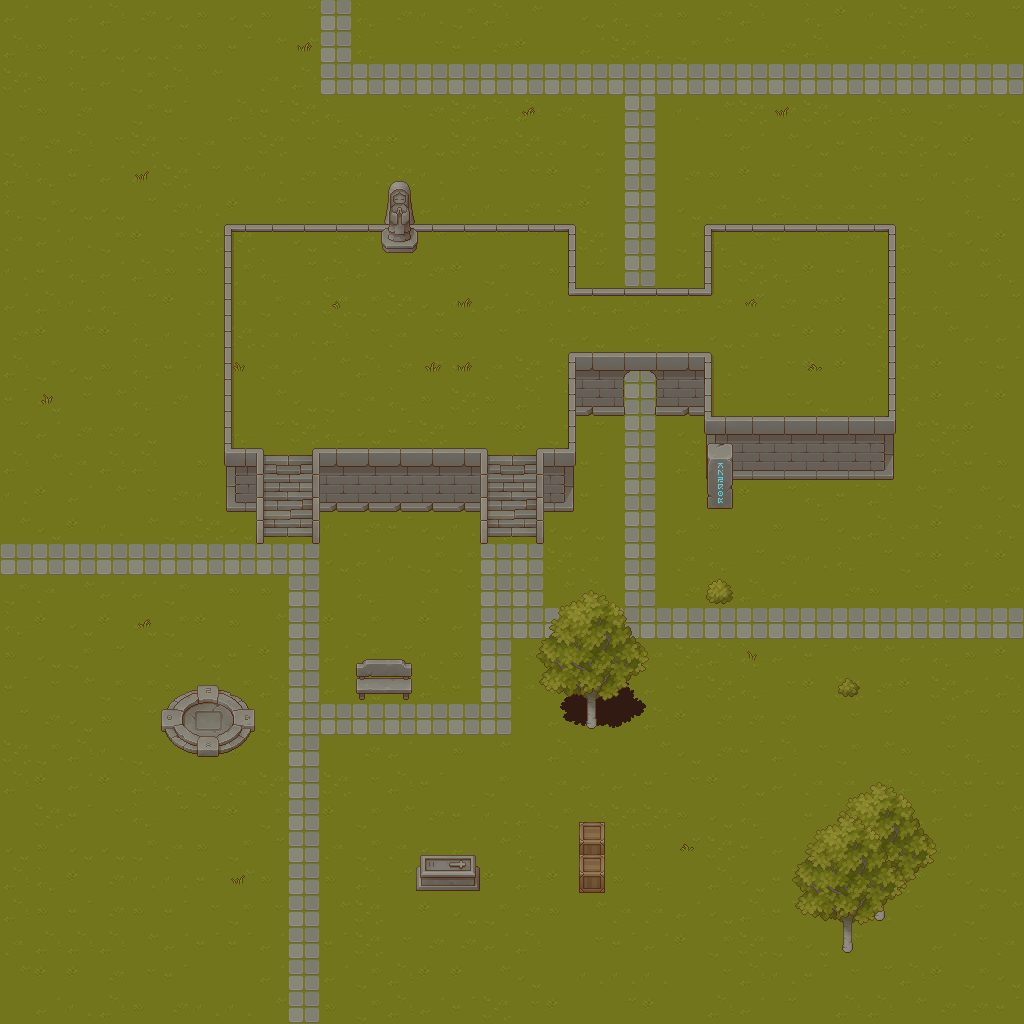

This game map was drawn from its Tiled (.tmx) file and the tilesets committed beside it. A one-line description and the trimmed map source follow:
An orthogonal 32x32 tile map with 32x32 px tiles, 7 tile layers (background, shadows, walls, decor_lower, ...), 1 hidden layer not drawn and 12 objects (5x road_entry, 2x random).

<map version="1.10" tiledversion="1.10.2" orientation="orthogonal" renderorder="right-down" width="32" height="32" tilewidth="32" tileheight="32" infinite="0" nextlayerid="13" nextobjectid="20">
 <tileset firstgid="1" source="tilesheet.tsx" />
 <group id="12" name="lower_group">
  <layer id="1" name="background" width="32" height="32">
   <data>[1024 cells, 1024 non-empty, 19 distinct tile ids]</data>
  </layer>
  <layer id="5" name="shadows" width="32" height="32">
   <data>[1024 cells, 8 non-empty, 8 distinct tile ids]</data>
  </layer>
  <layer id="2" name="walls" width="32" height="32">
   <data>[1024 cells, 87 non-empty, 27 distinct tile ids]</data>
  </layer>
  <layer id="4" name="decor_lower" width="32" height="32">
   <data>[1024 cells, 42 non-empty, 32 distinct tile ids]</data>
  </layer>
 </group>
 <group id="11" name="upper_group">
  <layer id="3" name="decor_upper" width="32" height="32">
   <data>[1024 cells, 51 non-empty, 29 distinct tile ids]</data>
  </layer>
  <layer id="10" name="decor_upper_upper" width="32" height="32">
   <data>[1024 cells, 20 non-empty, 20 distinct tile ids]</data>
  </layer>
  <layer id="6" name="decals" width="32" height="32">
   <data>[1024 cells, 2 non-empty, 2 distinct tile ids]</data>
  </layer>
 </group>
 <layer id="8" name="collision" width="32" height="32" visible="0">
  <data>[1024 cells, 76 non-empty, 1 distinct tile ids]</data>
 </layer>
 <objectgroup id="7" name="world_gen">
  <object id="3" type="road_entry" x="320" y="0" width="32" height="32" />
  <object id="5" type="road_entry" x="0" y="544" width="32" height="32" />
  <object id="6" type="road_entry" x="288" y="992" width="32" height="32" />
  <object id="7" type="road_entry" x="992" y="608" width="32" height="32" />
  <object id="8" type="road_entry" x="992" y="64" width="32" height="32" />
  <object id="9" name="item" type="random" x="801.5" y="321">
   <point />
  </object>
  <object id="10" name="item" type="random" x="760.5" y="364.5">
   <point />
  </object>
 </objectgroup>
 <objectgroup id="9" name="collision_fine">
  <object id="12" x="224" y="223.333" width="351" height="6.66667" />
  <object id="13" x="568" y="287.333" width="142.667" height="7" />
  <object id="14" x="567.333" y="229.333" width="8.66667" height="55.6667" />
  <object id="15" x="703.667" y="224.667" width="7.33333" height="62.3333" />
  <object id="16" x="710.667" y="223.667" width="185" height="7" />
 </objectgroup>
</map>